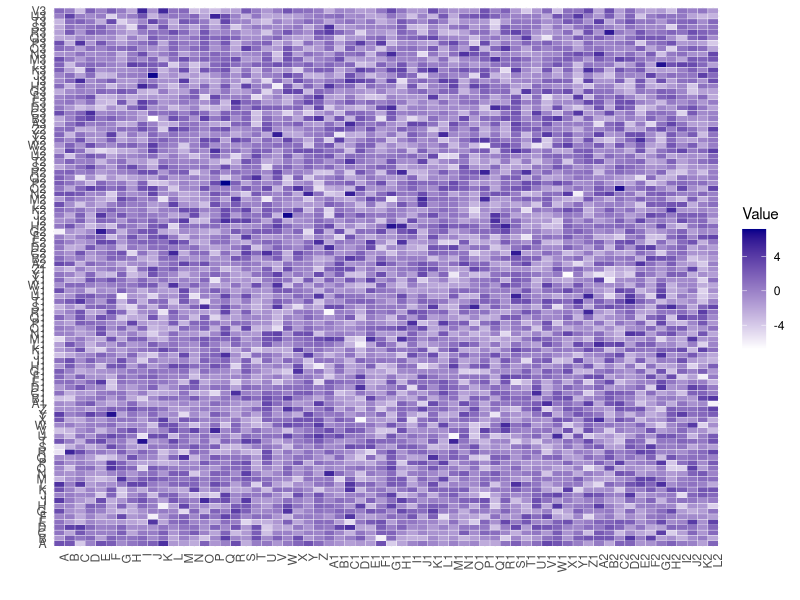
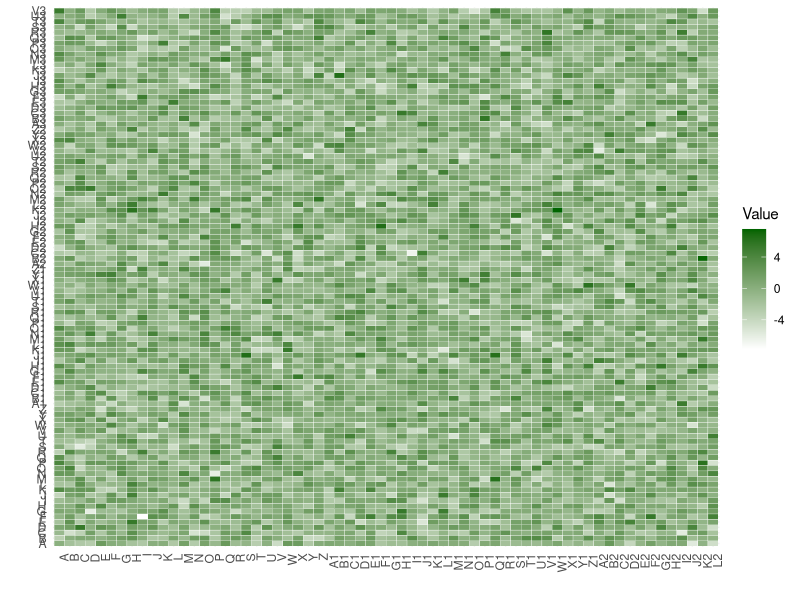
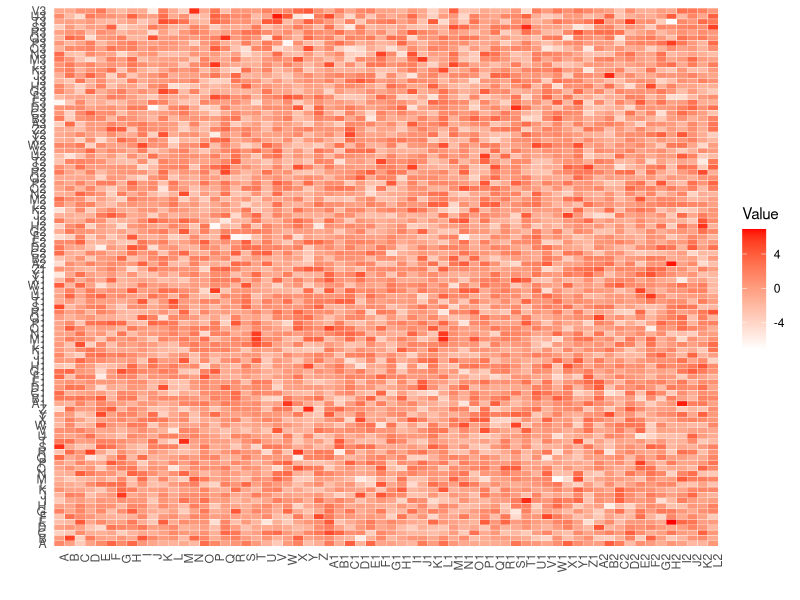
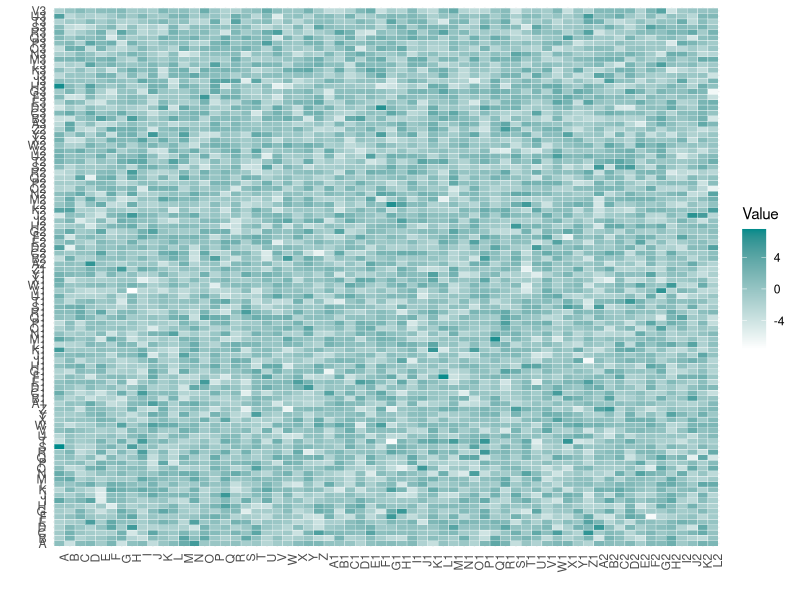
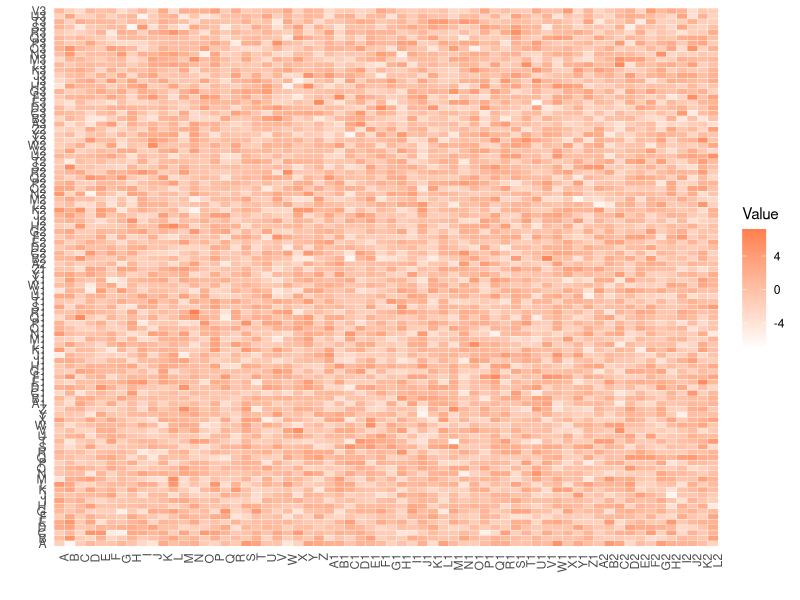
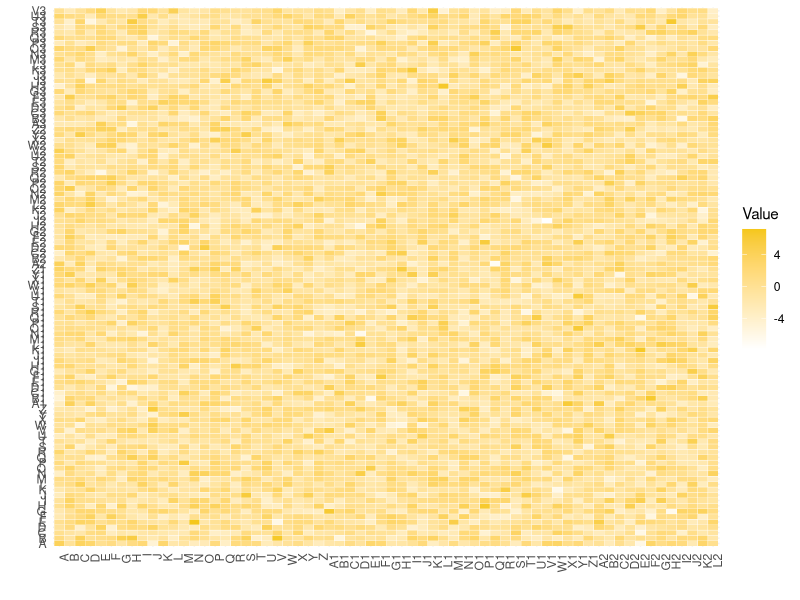

These figures' R source, in order:
# 安装和加载必要的R包
# install.packages("ggplot2")
# install.packages("svglite")
library(ggplot2)
library(svglite)

plot_random_heatmap <- function(n_row, n_col, color_high, color_low="white", seed=1234) {
  set.seed(seed)
  data_matrix <- matrix(rnorm(n_row * n_col, sd = 2), nrow = n_row, ncol = n_col)
  
  # 将矩阵转换为数据框，并为行和列添加标签
  data_df <- as.data.frame(as.table(data_matrix))
  colnames(data_df) <- c("Row", "Column", "Value")
  
  # 绘制热图
  heatmap <- ggplot(data_df, aes(x = Column, y = Row, fill = Value)) +
    geom_tile(color = "white") +  # 添加色块
    scale_fill_gradient(low = color_low, high = color_high) +  # 设置颜色渐变
    theme_minimal() +  # 使用简洁的主题
    theme(axis.text.x = element_text(angle = 90, hjust = 1)) +  # 旋转x轴标签
    labs(x = "", y = "")  # 移除轴标签
  return(heatmap)
  
}

mycolors <- c("darkblue", "darkgreen", "red", "cyan4", "coral", "#f5c71a")
mycolors.names <- c("darkblue", "darkgreen", "red", "cyan4", "coral", "deeplemon")
myseed <- c(42, 43, 44, 45, 46, 47)
# 保存为SVG格式
for (xc in 1:length(mycolors)) {
  ggsave(paste0("heatmap_", mycolors.names[xc], ".svg"), plot = plot_random_heatmap(100, 64, mycolors[xc], "white", myseed[xc]), width = 6, height = 10)
}
